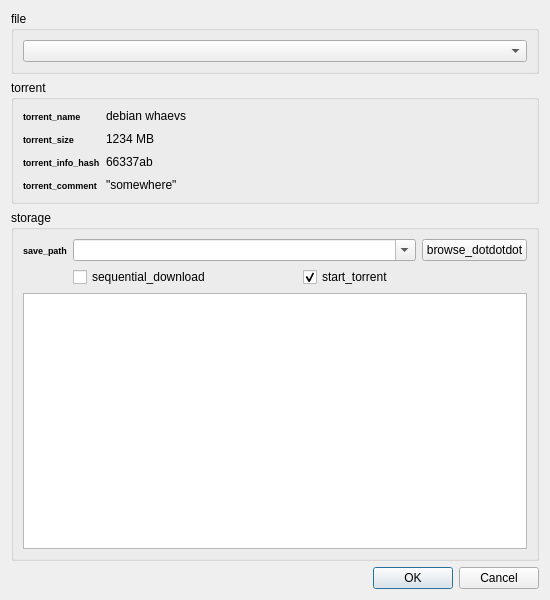
<?xml version="1.0" encoding="UTF-8"?>
<ui version="4.0">
 <class>pt::AddTorrentDialog</class>
 <widget class="QDialog" name="pt::AddTorrentDialog">
  <property name="geometry">
   <rect>
    <x>0</x>
    <y>0</y>
    <width>550</width>
    <height>600</height>
   </rect>
  </property>
  <property name="windowTitle">
   <string>Dialog</string>
  </property>
  <layout class="QVBoxLayout" name="verticalLayout" stretch="0,0,1,0">
   <item>
    <widget class="QGroupBox" name="fileGroup">
     <property name="sizePolicy">
      <sizepolicy hsizetype="Preferred" vsizetype="Preferred">
       <horstretch>0</horstretch>
       <verstretch>0</verstretch>
      </sizepolicy>
     </property>
     <property name="title">
      <string>file</string>
     </property>
     <layout class="QVBoxLayout" name="verticalLayout_2">
      <item>
       <widget class="QComboBox" name="fileCombo"/>
      </item>
     </layout>
    </widget>
   </item>
   <item>
    <widget class="QGroupBox" name="torrentGroup">
     <property name="title">
      <string>torrent</string>
     </property>
     <layout class="QGridLayout" name="gridLayout" columnstretch="0,1">
      <property name="verticalSpacing">
       <number>9</number>
      </property>
      <item row="1" column="0">
       <widget class="QLabel" name="torrentSizeLabel">
        <property name="font">
         <font>
          <pointsize>7</pointsize>
          <weight>75</weight>
          <bold>true</bold>
         </font>
        </property>
        <property name="text">
         <string>torrent_size</string>
        </property>
       </widget>
      </item>
      <item row="2" column="0">
       <widget class="QLabel" name="torrentInfoHashLabel">
        <property name="font">
         <font>
          <pointsize>7</pointsize>
          <weight>75</weight>
          <bold>true</bold>
         </font>
        </property>
        <property name="text">
         <string>torrent_info_hash</string>
        </property>
       </widget>
      </item>
      <item row="2" column="1">
       <widget class="QLabel" name="torrentInfoHash">
        <property name="text">
         <string>66337ab</string>
        </property>
       </widget>
      </item>
      <item row="0" column="1">
       <widget class="QLabel" name="torrentName">
        <property name="text">
         <string>debian whaevs</string>
        </property>
       </widget>
      </item>
      <item row="1" column="1">
       <widget class="QLabel" name="torrentSize">
        <property name="text">
         <string>1234 MB</string>
        </property>
       </widget>
      </item>
      <item row="3" column="0">
       <widget class="QLabel" name="torrentCommentLabel">
        <property name="font">
         <font>
          <pointsize>7</pointsize>
          <weight>75</weight>
          <bold>true</bold>
         </font>
        </property>
        <property name="text">
         <string>torrent_comment</string>
        </property>
       </widget>
      </item>
      <item row="0" column="0">
       <widget class="QLabel" name="torrentNameLabel">
        <property name="font">
         <font>
          <pointsize>7</pointsize>
          <weight>75</weight>
          <bold>true</bold>
         </font>
        </property>
        <property name="styleSheet">
         <string notr="true"/>
        </property>
        <property name="text">
         <string>torrent_name</string>
        </property>
       </widget>
      </item>
      <item row="3" column="1">
       <widget class="QLabel" name="torrentComment">
        <property name="text">
         <string>&quot;somewhere&quot;</string>
        </property>
       </widget>
      </item>
     </layout>
    </widget>
   </item>
   <item>
    <widget class="QGroupBox" name="storageGroup">
     <property name="title">
      <string>storage</string>
     </property>
     <layout class="QGridLayout" name="gridLayout_2">
      <item row="1" column="1" colspan="2">
       <layout class="QHBoxLayout" name="horizontalLayout">
        <item>
         <widget class="QCheckBox" name="sequentialDownload">
          <property name="text">
           <string>sequential_download</string>
          </property>
         </widget>
        </item>
        <item>
         <widget class="QCheckBox" name="startTorrent">
          <property name="text">
           <string>start_torrent</string>
          </property>
          <property name="checked">
           <bool>true</bool>
          </property>
         </widget>
        </item>
       </layout>
      </item>
      <item row="0" column="0">
       <widget class="QLabel" name="savePathLabel">
        <property name="font">
         <font>
          <pointsize>7</pointsize>
          <weight>75</weight>
          <bold>true</bold>
         </font>
        </property>
        <property name="text">
         <string>save_path</string>
        </property>
       </widget>
      </item>
      <item row="0" column="2">
       <widget class="QPushButton" name="savePathBrowse">
        <property name="text">
         <string>browse_dotdotdot</string>
        </property>
       </widget>
      </item>
      <item row="2" column="0" colspan="3">
       <widget class="QTreeView" name="torrentFiles"/>
      </item>
      <item row="0" column="1">
       <widget class="QComboBox" name="savePath">
        <property name="sizePolicy">
         <sizepolicy hsizetype="Expanding" vsizetype="Fixed">
          <horstretch>0</horstretch>
          <verstretch>0</verstretch>
         </sizepolicy>
        </property>
        <property name="editable">
         <bool>true</bool>
        </property>
       </widget>
      </item>
     </layout>
    </widget>
   </item>
   <item>
    <widget class="QDialogButtonBox" name="buttons">
     <property name="standardButtons">
      <set>QDialogButtonBox::Cancel|QDialogButtonBox::Ok</set>
     </property>
    </widget>
   </item>
  </layout>
 </widget>
 <resources/>
 <connections/>
</ui>
